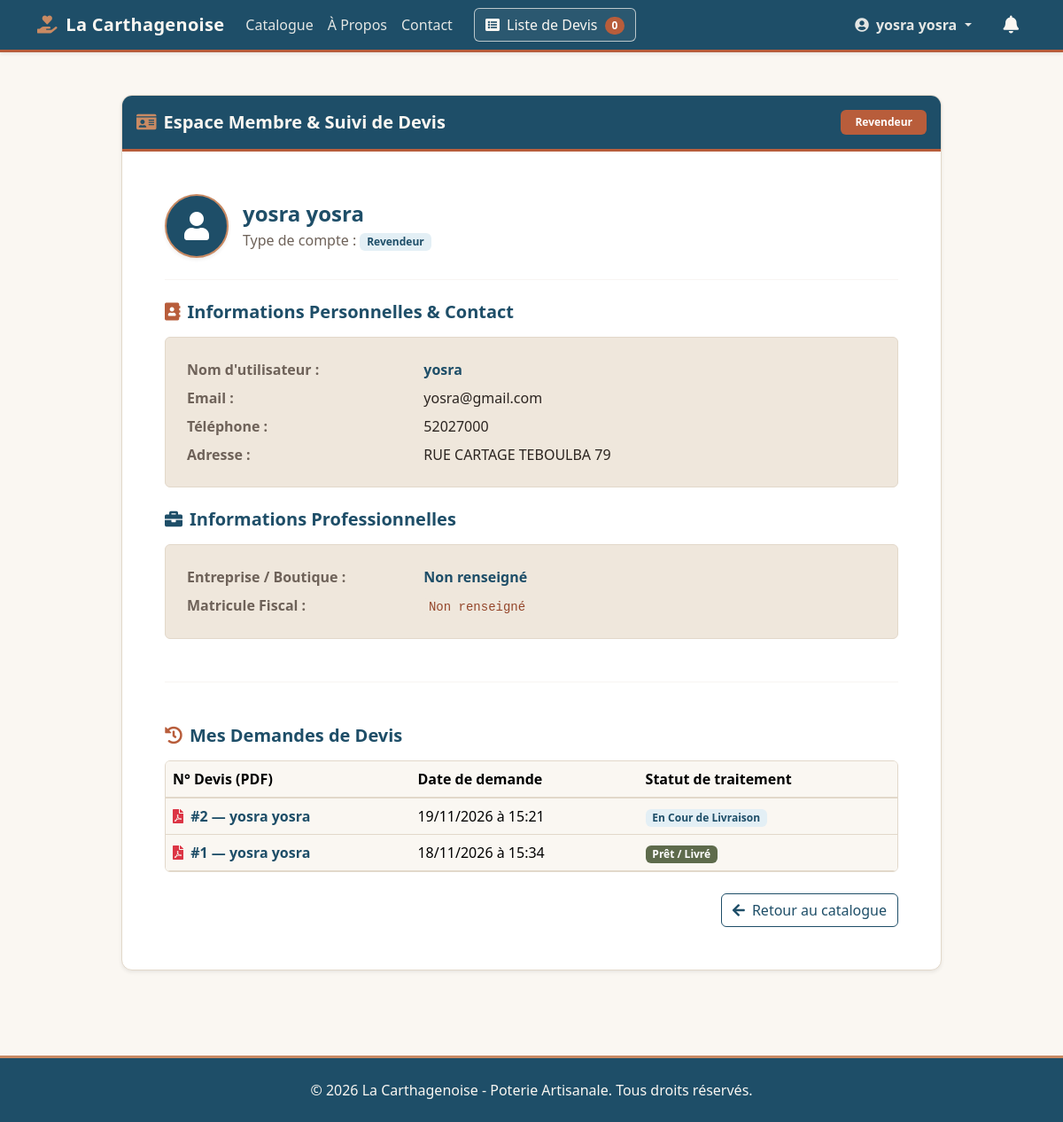
The app's page /utilisateur/profil/ (signed in), older data.
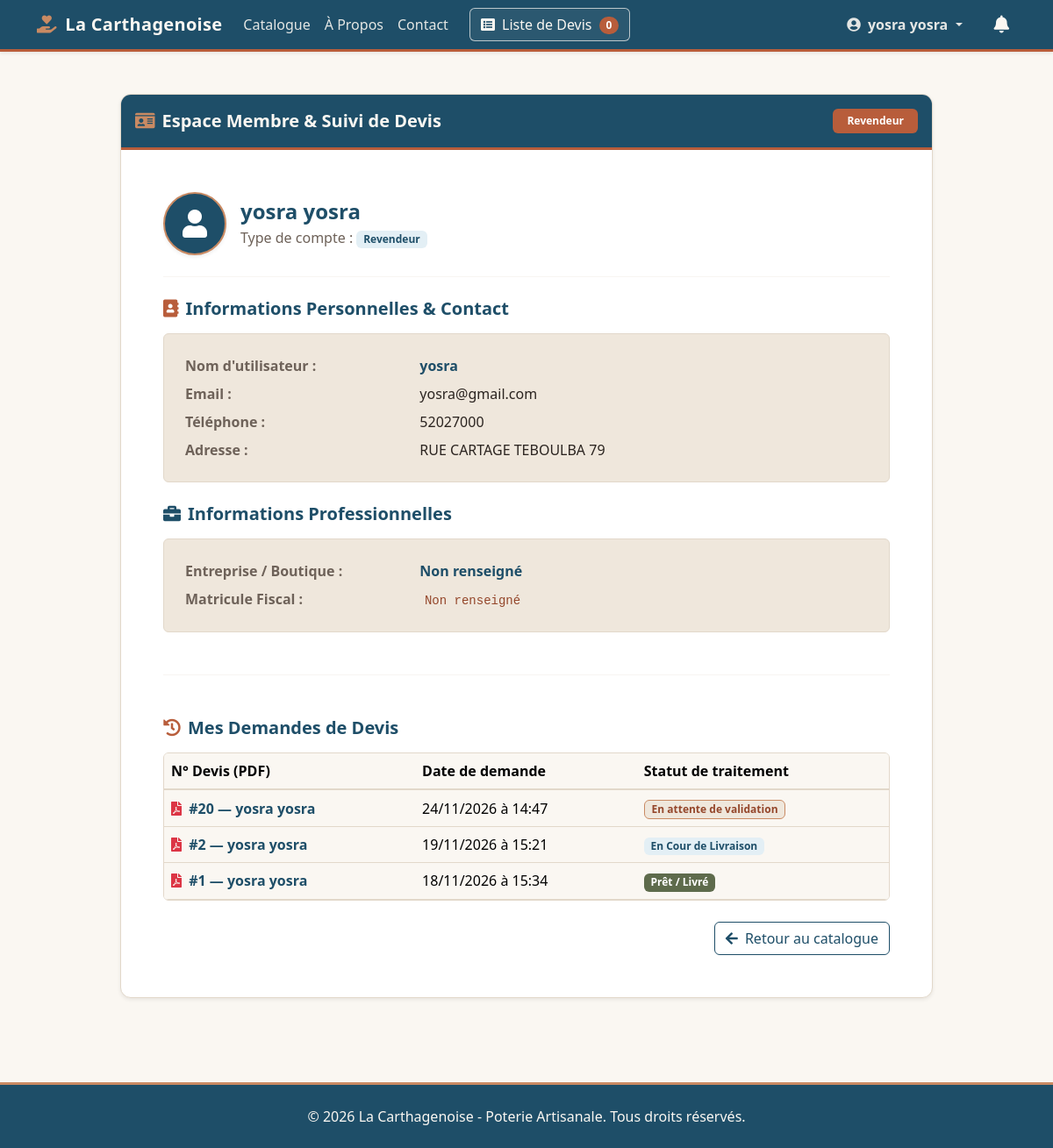
The same page, newer data.
### devis/models.py (models this page shows, shortened)
class Devis(models.Model):
    STATUT_CHOICES = [
        ('attente', 'En attente de validation'),
        ('valide', 'Validé'),
        ('Livraison', 'En Cour de Livraison'),
        ('termine', 'Prêt / Livré'),
        ('annule', 'Annulé'),
    ]
    utilisateur = models.ForeignKey(
        User, on_delete=models.SET_NULL, null=True, blank=True
    )
    nom_client = models.CharField(max_length=100, blank=True, null=True)
    email_client = models.EmailField(blank=True, null=True)
    telephone = models.CharField(max_length=20, blank=True, null=True)
    date_creation = models.DateTimeField(auto_now_add=True)
    statut = models.CharField(
        max_length=20, choices=STATUT_CHOICES, default='attente'
    )

### utilisateur/models.py (models this page shows, shortened)
class ProfilUtilisateur(models.Model):
    TYPE_CLIENT_CHOICES = [
        ('particulier', 'Particulier'),
        ('revendeur', 'Revendeur'),
        ('artisan', 'Artisan / Partenaire'),
    ]
    user = models.OneToOneField(
        User, on_delete=models.CASCADE, related_name='profil'
    )
    type_client = models.CharField(
        max_length=20,
        choices=TYPE_CLIENT_CHOICES,
        default='particulier',
        verbose_name="Type de client"
    )
    telephone = models.CharField(
        max_length=20, blank=True, null=True, verbose_name="Téléphone"
    )
    adresse = models.TextField(blank=True, null=True, verbose_name="Adresse")
    nom_entreprise = models.CharField(
        max_length=150, blank=True, null=True, verbose_name="Nom de l'entreprise / Boutique"
    )
    matricule_fiscal = models.CharField(
        max_length=50, blank=True, null=True, verbose_name="Matricule Fiscal / N° TVA"
    )

### utilisateur/views.py (the view)
# urls.py: path('profil/', views.profil, name='profil'),
@login_required
def profil(request):
    mes_devis = (
        Devis.objects.filter(utilisateur=request.user)
        .prefetch_related('lignedevis_set__produit')
        .order_by('-date_creation')
    )
    context = {
        'user': request.user,
        'mes_devis': mes_devis,
    }
    return render(request, 'utilisateur/profil.html', context)

### devis/templatetags/devis_extras.py (called while the page is built)
@register.simple_tag(takes_context=True)
def devis_count(context):
    request = context['request']
    devis_panier = request.session.get(DEVIS_SESSION_KEY)
    if devis_panier:
        return len(devis_panier)
    return 0

### pages/context_processors.py (called while the page is built)
def _a_champ_utilisateur():
    return any(
        field.name == 'utilisateur'
        for field in MessageContact._meta.get_fields()
    )

def _est_admin(user):
    return bool(
        user.is_authenticated and (user.is_staff or user.is_superuser)
    )

def _queryset_messages_pour_utilisateur(user):
    if _est_admin(user):
        return MessageContact.objects.all()
    email_user = (user.email or '').strip()
    filtre = Q(email__iexact=email_user) if email_user else Q(pk__in=[])
    if _a_champ_utilisateur():
        filtre = Q(utilisateur=user) | filtre
    return MessageContact.objects.filter(filtre)

### utilisateur/templates/utilisateur/profil.html (shortened to what the changed rows need)
{% extends 'base.html' %}
{% block content %}
<div class="row justify-content-center my-4">
    <div class="col-lg-10">
        <div class="card card-poterie shadow-sm">
            <div class="card-header card-header-poterie py-3">
                <div class="d-flex flex-wrap justify-content-between align-items-center gap-2">
                    <h2 class="h5 fw-bold mb-0">
                        <i class="fas fa-id-card me-2" style="color: var(--poterie-argile);"></i>Espace Membre &amp; Suivi de Devis
                    </h2>
                    <span class="badge badge-terracotta px-3 py-2">
                        {{ user.profil.get_type_client_display }}
                    </span>
                </div>
            </div>
            <div class="card-body p-4 p-md-5">
                <div class="d-flex flex-wrap align-items-center mb-4">
                    <div>
                        <h3 class="h4 fw-bold titre-poterie mb-1">{{ user.get_full_name|default:user.username }}</h3>
                        <p class="text-poterie-muted mb-0">
                            Type de compte : <span class="badge badge-email-bleu">{{ user.profil.get_type_client_display }}</span>
                        </p>
                    </div>
                </div>
                <div class="p-3 p-md-4 rounded mb-4" style="background-color: var(--poterie-sable); border: 1px solid var(--poterie-bordure);">
                    <div class="row mb-2">
                        <div class="col-sm-4 fw-bold text-poterie-muted">Nom d'utilisateur :</div>
                        <div class="col-sm-8 fw-semibold titre-poterie">{{ user.username }}</div>
                    </div>
                    <div class="row mb-2">
                        <div class="col-sm-4 fw-bold text-poterie-muted">Email :</div>
                        <div class="col-sm-8">{{ user.email }}</div>
                    </div>
                    <div class="row mb-2">
                        <div class="col-sm-4 fw-bold text-poterie-muted">Téléphone :</div>
                        <div class="col-sm-8">{{ user.profil.telephone|default:"Non renseigné" }}</div>
                    </div>
                    <div class="row mb-0">
                        <div class="col-sm-4 fw-bold text-poterie-muted">Adresse :</div>
                        <div class="col-sm-8">{{ user.profil.adresse|default:"Non renseignée" }}</div>
                    </div>
                </div>
                {% if user.profil.type_client != 'particulier' %}
                    <h4 class="h5 fw-bold titre-poterie mb-3">
                        <i class="fas fa-briefcase me-2" style="color: var(--poterie-bleu);"></i>Informations Professionnelles
                    </h4>
                    <div class="p-3 p-md-4 rounded mb-4" style="background-color: var(--poterie-sable); border: 1px solid var(--poterie-bordure);">
                        <div class="row mb-2">
                            <div class="col-sm-4 fw-bold text-poterie-muted">Entreprise / Boutique :</div>
                            <div class="col-sm-8 fw-semibold titre-poterie">{{ user.profil.nom_entreprise|default:"Non renseigné" }}</div>
                        </div>
                        <div class="row mb-0">
                            <div class="col-sm-4 fw-bold text-poterie-muted">Matricule Fiscal :</div>
                            <div class="col-sm-8"><code class="code-slug">{{ user.profil.matricule_fiscal|default:"Non renseigné" }}</code></div>
                        </div>
                    </div>
                {% endif %}
                <div class="table-responsive rounded" style="border: 1px solid var(--poterie-bordure);">
                    <table class="table table-hover table-poterie align-middle mb-0">
                        <thead>
                            <tr>
                                <th>N° Devis (PDF)</th>
                                <th>Date de demande</th>
                                <th>Statut de traitement</th>
                            </tr>
                        </thead>
                        <tbody>
                            {% for devis in mes_devis %}
                                <tr>
                                    <td class="fw-bold">
                                        <a
                                            href="{% url 'devis:devis_pdf' devis.id %}"
                                            target="_blank"
                                            class="text-decoration-none titre-poterie"
                                            title="Ouvrir le devis #{{ devis.id }} en PDF"
                                        >
                                            <i class="fas fa-file-pdf text-danger me-1"></i>
                                            #{{ devis.id }} &mdash; {{ user.get_full_name|default:user.username }}
                                        </a>
                                    </td>
                                    <td class="text-poterie-muted">{{ devis.date_creation|date:"d/m/Y à H:i" }}</td>
                                    <td>
                                        {% if devis.statut == 'attente' %}
                                            <span class="badge" style="background-color: var(--poterie-sable); color: var(--poterie-terracotta-dark); border: 1px solid var(--poterie-argile);">
                                                {{ devis.get_statut_display }}
                                            </span>
                                        {% elif devis.statut == 'valide' %}
                                            <span class="badge badge-bleu">{{ devis.get_statut_display }}</span>
                                        {% elif devis.statut == 'Livraison' %}
                                            <span class="badge badge-email-bleu">{{ devis.get_statut_display }}</span>
                                        {% elif devis.statut == 'termine' %}
                                            <span class="badge badge-olive">{{ devis.get_statut_display }}</span>
                                        {% else %}
                                            <span class="badge bg-danger">{{ devis.get_statut_display }}</span>
                                        {% endif %}
                                    </td>
                                </tr>
                            {% endfor %}
                        </tbody>
                    </table>
                </div>
            </div>
        </div>
    </div>
</div>
{% endblock %}

### templates/includes/navbar.html (shortened to what this page needs)
{% load devis_extras %}
<header>
  <nav class="navbar navbar-expand-lg navbar-dark navbar-poterie shadow-sm" style="background-color: #1E4E68; border-bottom: 3px solid #B85D3B;">
    <div class="container">
      <a class="navbar-brand text-white fw-bold" href="{% url 'catalogue:liste_produits' %}" style="color: #FAF7F2 !important;">
        <i class="fas fa-hand-holding-heart me-1" style="color: #C98A63;"></i> La Carthagenoise
      </a>
      <div class="d-flex align-items-center gap-2 order-lg-2 ms-auto ms-lg-3">
        {% if user.is_authenticated %}
          <a
            href="{% url 'pages:liste_messages_contact' %}"
            class="nav-link position-relative d-inline-flex align-items-center p-2"
            title="{% if user.is_staff %}Messages non lus{% else %}Réponses non lues{% endif %}"
            aria-label="{% if user.is_staff %}Messages non lus{% else %}Réponses non lues{% endif %}"
          >
            <i class="fas fa-bell fs-5" style="color: #FAF7F2;"></i>
          </a>
        {% endif %}
      </div>
      <div class="collapse navbar-collapse order-lg-1" id="navbarNav">
        <ul class="navbar-nav mb-2 mb-lg-0">
          <li class="nav-item">
            <a class="nav-link" href="{% url 'catalogue:liste_produits' %}">Catalogue</a>
          </li>
          <li class="nav-item">
            <a class="nav-link" href="{% url 'pages:a_propos' %}">À Propos</a>
          </li>
          <li class="nav-item">
            <a class="nav-link" href="{% url 'pages:contact' %}">Contact</a>
          </li>
        </ul>
        <div class="d-flex align-items-center my-2 my-lg-0 ms-lg-3">
          <a href="{% url 'devis:view_devis' %}" class="btn btn-devis-poterie text-nowrap" style="color: #FAF7F2 !important; border-color: rgba(250, 247, 242, 0.7);">
            <i class="fas fa-list-alt me-1"></i> Liste de Devis
            <span class="badge rounded-pill badge-terracotta ms-1">{% devis_count %}</span>
          </a>
        </div>
        <div class="d-flex align-items-center flex-wrap gap-2 ms-lg-auto">
          <ul class="navbar-nav align-items-lg-center">
            {% if user.is_authenticated %}
              <li class="nav-item dropdown">
                <button class="btn btn-user-poterie dropdown-toggle fw-bold border-0 bg-transparent text-nowrap" type="button" id="userDropdown" data-bs-toggle="dropdown" aria-expanded="false">
                  <i class="fas fa-user-circle me-1"></i> {{ user.get_full_name|default:user.username }}
                </button>
              </li>
            {% endif %}
          </ul>
        </div>
      </div>
    </div>
  </nav>
</header>

Row changes from the older to the newer data that the page shows:
added Devis: id "20", {{ user.get_full_name|default:user.username }} "yosra yosra", date_creation "24/11/2026 à 14:47", statut "En attente de validation"
